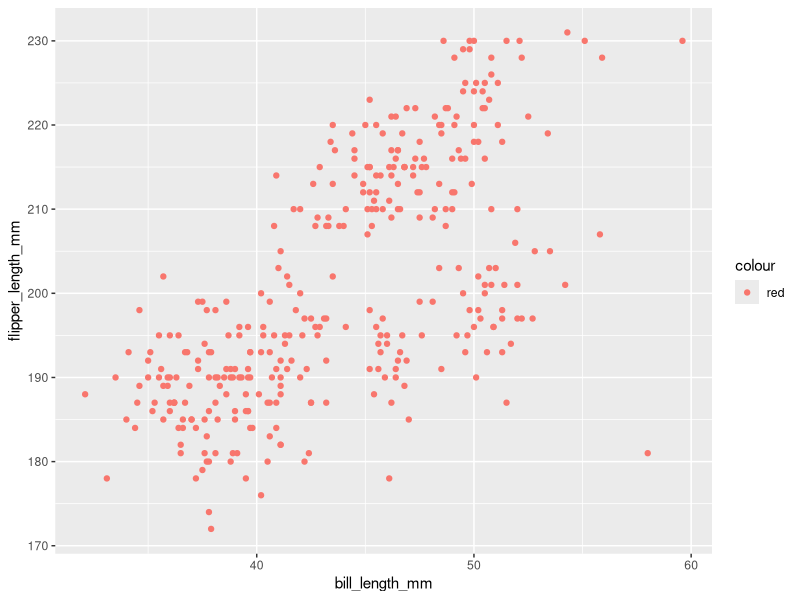
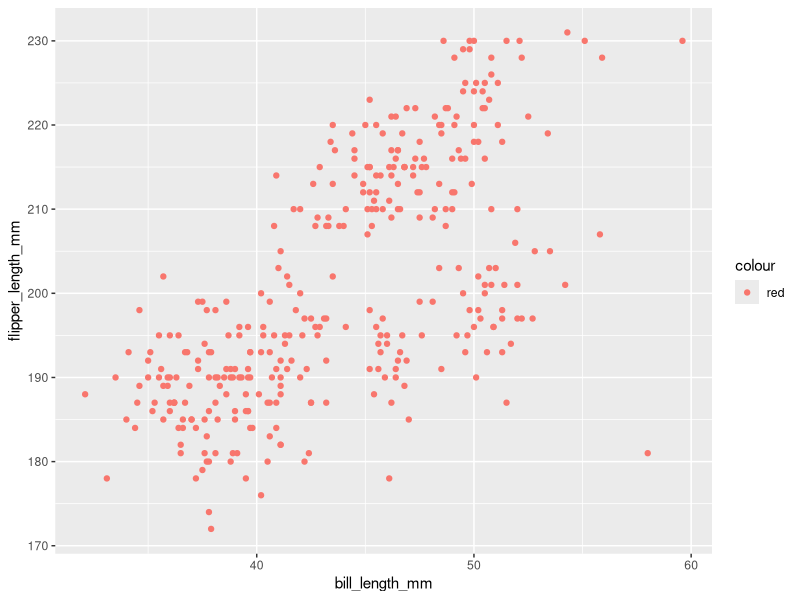

Write the R code that produced these figures, in order.
## ---- chunk 1
library(tidyverse)
## ---- chunk 2
data("penguins", package = "palmerpenguins")
               
penguins
nrow(penguins)
ncol(penguins)
names(penguins)

## ---- chunk 3
attach(penguins)
mean(flipper_length_mm, na.rm=TRUE)
## ---- chunk 4
scatter= ggplot(data= penguins, aes(x = bill_length_mm, y = flipper_length_mm, color="red" ))+ 
  geom_point()
scatter
## ---- chunk 5
ggsave("scatter_plot.png", plot = scatter)
## ---- chunk 6

df= tibble(
  x= rnorm(10),
  positive= ifelse(x > 0,TRUE, FALSE), 
  char_vec= c("red","red","red","red","blue","blue","blue","orange","orange","orange"),
  fac_vec= as.factor(char_vec)
  
    
)
df
## ---- chunk 7
mean(pull(df, var=x))
mean(pull(df, var=positive))
mean(pull(df, var=char_vec))
mean(pull(df, var=fac_vec))

## ---- chunk 8
df= 
  df= tibble(
  x= rnorm(10),
  positive= as.numeric(ifelse(x > 0,TRUE, FALSE)), 
  char_vec= as.numeric(c("red","red","red","red","blue","blue","blue","orange","orange","orange")),
  fac_vec= as.numeric(as.factor(char_vec))
  
    
)
df

